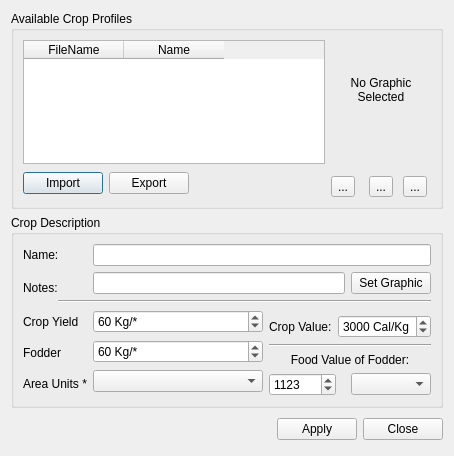
<ui version="4.0" >
 <class>LaCropManagerBase</class>
 <widget class="QDialog" name="LaCropManagerBase" >
  <property name="geometry" >
   <rect>
    <x>0</x>
    <y>0</y>
    <width>454</width>
    <height>456</height>
   </rect>
  </property>
  <property name="windowTitle" >
   <string>Crop Profile Manager</string>
  </property>
  <property name="windowIcon" >
   <iconset resource="../resources/resources.qrc" >
    <normaloff>:/la_icon_small.png</normaloff>:/la_icon_small.png</iconset>
  </property>
  <layout class="QGridLayout" name="gridLayout_2" >
   <item row="0" column="0" colspan="3" >
    <widget class="QGroupBox" name="grpProfiles" >
     <property name="title" >
      <string>Available Crop Profiles</string>
     </property>
     <layout class="QGridLayout" >
      <property name="margin" >
       <number>9</number>
      </property>
      <property name="spacing" >
       <number>6</number>
      </property>
      <item rowspan="2" row="0" column="3" >
       <layout class="QGridLayout" >
        <property name="margin" >
         <number>0</number>
        </property>
        <property name="spacing" >
         <number>6</number>
        </property>
        <item row="2" column="0" >
         <widget class="QToolButton" name="toolNew" >
          <property name="toolTip" >
           <string>&lt;html>&lt;head>&lt;meta name="qrichtext" content="1" />&lt;style type="text/css">
p, li { white-space: pre-wrap; }
&lt;/style>&lt;/head>&lt;body style=" font-family:'Sans Serif'; font-size:9pt; font-weight:400; font-style:normal; text-decoration:none;">
&lt;p style=" margin-top:0px; margin-bottom:0px; margin-left:0px; margin-right:0px; -qt-block-indent:0; text-indent:0px;">Define a new crop&lt;/p>&lt;/body>&lt;/html></string>
          </property>
          <property name="whatsThis" >
           <string>&lt;html>&lt;head>&lt;meta name="qrichtext" content="1" />&lt;style type="text/css">
p, li { white-space: pre-wrap; }
&lt;/style>&lt;/head>&lt;body style=" font-family:'Sans Serif'; font-size:9pt; font-weight:400; font-style:normal; text-decoration:none;">
&lt;p style=" margin-top:0px; margin-bottom:0px; margin-left:0px; margin-right:0px; -qt-block-indent:0; text-indent:0px;">If you simply change the name or settings and click apply in the Crop Manager, you are just editing the Crop currently selected. To create a new Crop, you must click on the New button.&lt;/p>&lt;/body>&lt;/html></string>
          </property>
          <property name="text" >
           <string>...</string>
          </property>
          <property name="icon" >
           <iconset resource="../resources/resources.qrc" >
            <normaloff>:/new.png</normaloff>:/new.png</iconset>
          </property>
         </widget>
        </item>
        <item row="2" column="2" >
         <widget class="QToolButton" name="toolDelete" >
          <property name="toolTip" >
           <string>&lt;html>&lt;head>&lt;meta name="qrichtext" content="1" />&lt;style type="text/css">
p, li { white-space: pre-wrap; }
&lt;/style>&lt;/head>&lt;body style=" font-family:'Sans Serif'; font-size:9pt; font-weight:400; font-style:normal; text-decoration:none;">
&lt;p style=" margin-top:0px; margin-bottom:0px; margin-left:0px; margin-right:0px; -qt-block-indent:0; text-indent:0px;">Delete the currently selected crop&lt;/p>&lt;/body>&lt;/html></string>
          </property>
          <property name="text" >
           <string>...</string>
          </property>
          <property name="icon" >
           <iconset resource="../resources/resources.qrc" >
            <normaloff>:/delete.png</normaloff>:/delete.png</iconset>
          </property>
         </widget>
        </item>
        <item row="2" column="1" >
         <widget class="QToolButton" name="toolCopy" >
          <property name="toolTip" >
           <string>&lt;html>&lt;head>&lt;meta name="qrichtext" content="1" />&lt;style type="text/css">
p, li { white-space: pre-wrap; }
&lt;/style>&lt;/head>&lt;body style=" font-family:'Sans Serif'; font-size:9pt; font-weight:400; font-style:normal; text-decoration:none;">
&lt;p style=" margin-top:0px; margin-bottom:0px; margin-left:0px; margin-right:0px; -qt-block-indent:0; text-indent:0px;">Clone the currently selected crop&lt;/p>&lt;/body>&lt;/html></string>
          </property>
          <property name="whatsThis" >
           <string>&lt;html>&lt;head>&lt;meta name="qrichtext" content="1" />&lt;style type="text/css">
p, li { white-space: pre-wrap; }
&lt;/style>&lt;/head>&lt;body style=" font-family:'Sans Serif'; font-size:9pt; font-weight:400; font-style:normal; text-decoration:none;">
&lt;p style=" margin-top:0px; margin-bottom:0px; margin-left:0px; margin-right:0px; -qt-block-indent:0; text-indent:0px;">If you want to create a new crop that is similar to one already defined, you can clone this crop to save time. All of the settings of the crop you are cloning are transferred to the new clone, but the name is changed to Clone of ... (whatever the name of the crop you are cloning was).&lt;/p>&lt;/body>&lt;/html></string>
          </property>
          <property name="text" >
           <string>...</string>
          </property>
          <property name="icon" >
           <iconset resource="../resources/resources.qrc" >
            <normaloff>:/copy.png</normaloff>:/copy.png</iconset>
          </property>
         </widget>
        </item>
        <item row="1" column="1" >
         <spacer>
          <property name="orientation" >
           <enum>Qt::Vertical</enum>
          </property>
          <property name="sizeHint" stdset="0" >
           <size>
            <width>20</width>
            <height>20</height>
           </size>
          </property>
         </spacer>
        </item>
        <item row="0" column="0" colspan="3" >
         <widget class="QLabel" name="lblCropPix" >
          <property name="sizePolicy" >
           <sizepolicy vsizetype="Fixed" hsizetype="Fixed" >
            <horstretch>0</horstretch>
            <verstretch>0</verstretch>
           </sizepolicy>
          </property>
          <property name="minimumSize" >
           <size>
            <width>100</width>
            <height>100</height>
           </size>
          </property>
          <property name="maximumSize" >
           <size>
            <width>100</width>
            <height>100</height>
           </size>
          </property>
          <property name="text" >
           <string>No Graphic
Selected</string>
          </property>
          <property name="alignment" >
           <set>Qt::AlignCenter</set>
          </property>
         </widget>
        </item>
       </layout>
      </item>
      <item row="0" column="0" colspan="3" >
       <widget class="QTableWidget" name="tblCrops" >
        <property name="sizePolicy" >
         <sizepolicy vsizetype="Expanding" hsizetype="Expanding" >
          <horstretch>0</horstretch>
          <verstretch>0</verstretch>
         </sizepolicy>
        </property>
        <property name="minimumSize" >
         <size>
          <width>0</width>
          <height>0</height>
         </size>
        </property>
        <property name="toolTip" >
         <string>&lt;html>&lt;head>&lt;meta name="qrichtext" content="1" />&lt;style type="text/css">
p, li { white-space: pre-wrap; }
&lt;/style>&lt;/head>&lt;body style=" font-family:'Sans Serif'; font-size:9pt; font-weight:400; font-style:normal; text-decoration:none;">
&lt;p style=" margin-top:0px; margin-bottom:0px; margin-left:0px; margin-right:0px; -qt-block-indent:0; text-indent:0px;">Select a crop here to see and/or edit it's properties below.&lt;/p>&lt;/body>&lt;/html></string>
        </property>
        <property name="whatsThis" >
         <string>&lt;html>&lt;head>&lt;meta name="qrichtext" content="1" />&lt;style type="text/css">
p, li { white-space: pre-wrap; }
&lt;/style>&lt;/head>&lt;body style=" font-family:'Sans Serif'; font-size:9pt; font-weight:400; font-style:normal; text-decoration:none;">
&lt;p style=" margin-top:0px; margin-bottom:0px; margin-left:0px; margin-right:0px; -qt-block-indent:0; text-indent:0px;">In order to enable Landuse Analyst to model any crop, several details must be entered to define specific varieties. Crop Manager asks for general information about the crop in this section. You might want to have more than one strain of the same variety, however, which is allowed.&lt;/p>
&lt;p style=" margin-top:12px; margin-bottom:12px; margin-left:0px; margin-right:0px; -qt-block-indent:0; text-indent:0px;">To define different strains of the same variety is quite easy. Let's say you want to have two kinds of wheat for example. The Name: field is Wheat for both, but in Notes: field, enter Hard Red for one, and Soft White for the other. Then adjust the other parameters as you wish. Even though the name is the same, the crop is saved uniquely.&lt;/p>&lt;/body>&lt;/html></string>
        </property>
        <property name="alternatingRowColors" >
         <bool>true</bool>
        </property>
        <property name="selectionMode" >
         <enum>QAbstractItemView::SingleSelection</enum>
        </property>
        <property name="selectionBehavior" >
         <enum>QAbstractItemView::SelectRows</enum>
        </property>
        <column>
         <property name="text" >
          <string>FileName</string>
         </property>
        </column>
        <column>
         <property name="text" >
          <string>Name</string>
         </property>
        </column>
       </widget>
      </item>
      <item row="1" column="0" >
       <widget class="QPushButton" name="pbnImport" >
        <property name="minimumSize" >
         <size>
          <width>80</width>
          <height>0</height>
         </size>
        </property>
        <property name="text" >
         <string>Import</string>
        </property>
       </widget>
      </item>
      <item row="1" column="1" >
       <widget class="QPushButton" name="pbnExport" >
        <property name="minimumSize" >
         <size>
          <width>80</width>
          <height>0</height>
         </size>
        </property>
        <property name="text" >
         <string>Export</string>
        </property>
       </widget>
      </item>
      <item row="1" column="2" >
       <spacer>
        <property name="orientation" >
         <enum>Qt::Horizontal</enum>
        </property>
        <property name="sizeHint" stdset="0" >
         <size>
          <width>111</width>
          <height>27</height>
         </size>
        </property>
       </spacer>
      </item>
     </layout>
    </widget>
   </item>
   <item row="1" column="0" colspan="3" >
    <widget class="QGroupBox" name="groupBoxPlantDescription" >
     <property name="whatsThis" >
      <string>&lt;html>&lt;head>&lt;meta name="qrichtext" content="1" />&lt;style type="text/css">
p, li { white-space: pre-wrap; }
&lt;/style>&lt;/head>&lt;body style=" font-family:'Sans Serif'; font-size:9pt; font-weight:400; font-style:normal; text-decoration:none;">
&lt;p style=" margin-top:0px; margin-bottom:0px; margin-left:0px; margin-right:0px; -qt-block-indent:0; text-indent:0px;">In order to enable Landuse Analyst to model any crop, several details must be entered to define specific varieties. Crop Manager asks for general information about the crop in this section. You might want to have more than one strain of the same variety, however, which is allowed.&lt;/p>
&lt;p style=" margin-top:12px; margin-bottom:12px; margin-left:0px; margin-right:0px; -qt-block-indent:0; text-indent:0px;">To define different strains of the same variety is quite easy. Let's say you want to have two kinds of wheat for example. The Name: field is Wheat for both, but in Notes: field, enter Hard Red for one, and Soft White for the other. Then adjust the other parameters as you wish. Even though the name is the same, the crop is saved uniquely.&lt;/p>&lt;/body>&lt;/html></string>
     </property>
     <property name="title" >
      <string>Crop Description</string>
     </property>
     <layout class="QGridLayout" name="gridLayout" >
      <item row="0" column="0" colspan="2" >
       <widget class="QLabel" name="label" >
        <property name="text" >
         <string>Name:</string>
        </property>
       </widget>
      </item>
      <item row="0" column="2" colspan="4" >
       <widget class="QLineEdit" name="leName" >
        <property name="whatsThis" >
         <string>&lt;html>&lt;head>&lt;meta name="qrichtext" content="1" />&lt;style type="text/css">
p, li { white-space: pre-wrap; }
&lt;/style>&lt;/head>&lt;body style=" font-family:'Sans Serif'; font-size:9pt; font-weight:400; font-style:normal; text-decoration:none;">
&lt;p style=" margin-top:0px; margin-bottom:0px; margin-left:0px; margin-right:0px; -qt-block-indent:0; text-indent:0px;">Enter the name of the crop you are defining in this field. You do not need a unique name. You can have, for example, 10 crops defined, all named "Wheat". Landuse Analyst uses a special method of saving the crops to eliminate the issue of duplicate filenames.&lt;/p>&lt;/body>&lt;/html></string>
        </property>
       </widget>
      </item>
      <item rowspan="2" row="1" column="0" colspan="2" >
       <widget class="QLabel" name="label_4" >
        <property name="text" >
         <string>Notes:</string>
        </property>
       </widget>
      </item>
      <item row="1" column="2" colspan="3" >
       <widget class="QLineEdit" name="leDescription" >
        <property name="whatsThis" >
         <string>&lt;html>&lt;head>&lt;meta name="qrichtext" content="1" />&lt;style type="text/css">
p, li { white-space: pre-wrap; }
&lt;/style>&lt;/head>&lt;body style=" font-family:'Sans Serif'; font-size:9pt; font-weight:400; font-style:normal; text-decoration:none;">
&lt;p style=" margin-top:0px; margin-bottom:0px; margin-left:0px; margin-right:0px; -qt-block-indent:0; text-indent:0px;">Because Landuse Analyst allows more than one type of crop to be defined, the Notes: field allows you to give a brief description of the the crop. For example, you may have two "Wheat" crops defined, and the Notes: fields could contain "Hard Red" and "Soft White" to distinguish between them.&lt;/p>&lt;/body>&lt;/html></string>
        </property>
       </widget>
      </item>
      <item row="1" column="5" >
       <widget class="QPushButton" name="pbnCropPic" >
        <property name="sizePolicy" >
         <sizepolicy vsizetype="Fixed" hsizetype="Fixed" >
          <horstretch>0</horstretch>
          <verstretch>0</verstretch>
         </sizepolicy>
        </property>
        <property name="text" >
         <string>Set Graphic</string>
        </property>
       </widget>
      </item>
      <item row="2" column="1" colspan="5" >
       <widget class="Line" name="line_2" >
        <property name="orientation" >
         <enum>Qt::Horizontal</enum>
        </property>
       </widget>
      </item>
      <item rowspan="5" row="3" column="0" colspan="2" >
       <layout class="QVBoxLayout" >
        <item>
         <widget class="QLabel" name="labelPlantDescription4" >
          <property name="sizePolicy" >
           <sizepolicy vsizetype="Preferred" hsizetype="Preferred" >
            <horstretch>0</horstretch>
            <verstretch>0</verstretch>
           </sizepolicy>
          </property>
          <property name="text" >
           <string>Crop Yield</string>
          </property>
          <property name="textFormat" >
           <enum>Qt::AutoText</enum>
          </property>
          <property name="wordWrap" >
           <bool>false</bool>
          </property>
         </widget>
        </item>
        <item>
         <widget class="QLabel" name="labelPlantDescription6" >
          <property name="sizePolicy" >
           <sizepolicy vsizetype="Preferred" hsizetype="Minimum" >
            <horstretch>0</horstretch>
            <verstretch>0</verstretch>
           </sizepolicy>
          </property>
          <property name="toolTip" >
           <string>&lt;html>&lt;head>&lt;meta name="qrichtext" content="1" />&lt;style type="text/css">
p, li { white-space: pre-wrap; }
&lt;/style>&lt;/head>&lt;body style=" font-family:'Sans Serif'; font-size:9pt; font-weight:400; font-style:normal; text-decoration:none;">
&lt;p style=" margin-top:0px; margin-bottom:0px; margin-left:0px; margin-right:0px; -qt-block-indent:0; text-indent:0px;">Fodder produced from Wheat&lt;/p>&lt;/body>&lt;/html></string>
          </property>
          <property name="whatsThis" >
           <string>&lt;html>&lt;head>&lt;meta name="qrichtext" content="1" />&lt;style type="text/css">
p, li { white-space: pre-wrap; }
&lt;/style>&lt;/head>&lt;body style=" font-family:'Sans Serif'; font-size:9pt; font-weight:400; font-style:normal; text-decoration:none;">
&lt;p style=" margin-top:0px; margin-bottom:0px; margin-left:0px; margin-right:0px; -qt-block-indent:0; text-indent:0px;">Fodder is the straw and chaff left after harvesting the grain.  Enter the number of Kilograms expected for this crop per (either) dunum or hectare&lt;/p>&lt;/body>&lt;/html></string>
          </property>
          <property name="text" >
           <string>Fodder</string>
          </property>
          <property name="textFormat" >
           <enum>Qt::AutoText</enum>
          </property>
          <property name="wordWrap" >
           <bool>false</bool>
          </property>
         </widget>
        </item>
        <item>
         <widget class="QLabel" name="label_3" >
          <property name="text" >
           <string>Area Units *</string>
          </property>
         </widget>
        </item>
       </layout>
      </item>
      <item rowspan="5" row="3" column="2" >
       <layout class="QVBoxLayout" >
        <item>
         <widget class="QSpinBox" name="sbCropYield" >
          <property name="sizePolicy" >
           <sizepolicy vsizetype="Fixed" hsizetype="Expanding" >
            <horstretch>0</horstretch>
            <verstretch>0</verstretch>
           </sizepolicy>
          </property>
          <property name="toolTip" >
           <string>&lt;html>&lt;head>&lt;meta name="qrichtext" content="1" />&lt;style type="text/css">
p, li { white-space: pre-wrap; }
&lt;/style>&lt;/head>&lt;body style=" font-family:'Sans Serif'; font-size:9pt; font-weight:400; font-style:normal; text-decoration:none;">
&lt;p style=" margin-top:0px; margin-bottom:0px; margin-left:0px; margin-right:0px; -qt-block-indent:0; text-indent:0px;">Yield of Crop&lt;/p>&lt;/body>&lt;/html></string>
          </property>
          <property name="whatsThis" >
           <string>&lt;html>&lt;head>&lt;meta name="qrichtext" content="1" />&lt;style type="text/css">
p, li { white-space: pre-wrap; }
&lt;/style>&lt;/head>&lt;body style=" font-family:'Sans Serif'; font-size:9pt; font-weight:400; font-style:normal; text-decoration:none;">
&lt;p style=" margin-top:0px; margin-bottom:0px; margin-left:0px; margin-right:0px; -qt-block-indent:0; text-indent:0px;">Here you must enter what you think the average yield for the crop would have been. This is a measure of Kg produced per the given area of sown land.&lt;/p>&lt;/body>&lt;/html></string>
          </property>
          <property name="suffix" >
           <string> Kg/*</string>
          </property>
          <property name="maximum" >
           <number>400</number>
          </property>
          <property name="value" >
           <number>60</number>
          </property>
         </widget>
        </item>
        <item>
         <widget class="QSpinBox" name="sbCropFodderProduction" >
          <property name="sizePolicy" >
           <sizepolicy vsizetype="Fixed" hsizetype="Expanding" >
            <horstretch>0</horstretch>
            <verstretch>0</verstretch>
           </sizepolicy>
          </property>
          <property name="toolTip" >
           <string>&lt;html>&lt;head>&lt;meta name="qrichtext" content="1" />&lt;style type="text/css">
p, li { white-space: pre-wrap; }
&lt;/style>&lt;/head>&lt;body style=" font-family:'Sans Serif'; font-size:9pt; font-weight:400; font-style:normal; text-decoration:none;">
&lt;p style=" margin-top:0px; margin-bottom:0px; margin-left:0px; margin-right:0px; -qt-block-indent:0; text-indent:0px;">Fodder produced from Wheat&lt;/p>&lt;/body>&lt;/html></string>
          </property>
          <property name="whatsThis" >
           <string>&lt;html>&lt;head>&lt;meta name="qrichtext" content="1" />&lt;style type="text/css">
p, li { white-space: pre-wrap; }
&lt;/style>&lt;/head>&lt;body style=" font-family:'Sans Serif'; font-size:9pt; font-weight:400; font-style:normal; text-decoration:none;">
&lt;p style=" margin-top:0px; margin-bottom:0px; margin-left:0px; margin-right:0px; -qt-block-indent:0; text-indent:0px;">The Fodder Yield is how many Kg of Straw and Chaff (per area unit) that is &lt;span style=" font-weight:600;">made available to animals for feed&lt;/span>.&lt;/p>
&lt;p style="-qt-paragraph-type:empty; margin-top:0px; margin-bottom:0px; margin-left:0px; margin-right:0px; -qt-block-indent:0; text-indent:0px;">&lt;/p>
&lt;p style=" margin-top:0px; margin-bottom:0px; margin-left:0px; margin-right:0px; -qt-block-indent:0; text-indent:0px;">Fodder is the straw and chaff left after harvesting the grain.  Enter the number of Kilograms expected to be produced from this crop per (either) dunum or hectare.  &lt;span style=" font-weight:600; color:#0000ff;">Note that this fodder amount is solely for consumption by animals.&lt;/span>  If straw or chaff is being used for other purposes, it must be taken out of the total expected fodder level.&lt;/p>&lt;/body>&lt;/html></string>
          </property>
          <property name="suffix" >
           <string> Kg/*</string>
          </property>
          <property name="maximum" >
           <number>400</number>
          </property>
          <property name="value" >
           <number>60</number>
          </property>
         </widget>
        </item>
        <item>
         <widget class="QComboBox" name="cbAreaUnits" >
          <property name="sizePolicy" >
           <sizepolicy vsizetype="Fixed" hsizetype="Preferred" >
            <horstretch>0</horstretch>
            <verstretch>0</verstretch>
           </sizepolicy>
          </property>
          <property name="toolTip" >
           <string>&lt;html>&lt;head>&lt;meta name="qrichtext" content="1" />&lt;style type="text/css">
p, li { white-space: pre-wrap; }
&lt;/style>&lt;/head>&lt;body style=" font-family:'Sans Serif'; font-size:9pt; font-weight:400; font-style:normal; text-decoration:none;">
&lt;p style=" margin-top:0px; margin-bottom:0px; margin-left:0px; margin-right:0px; -qt-block-indent:0; text-indent:0px;">1 dunum = 1000 square meters&lt;/p>
&lt;p style=" margin-top:0px; margin-bottom:0px; margin-left:0px; margin-right:0px; -qt-block-indent:0; text-indent:0px;">1 hectare = 10,000 square meters&lt;/p>&lt;/body>&lt;/html></string>
          </property>
          <property name="whatsThis" >
           <string>&lt;html>&lt;head>&lt;meta name="qrichtext" content="1" />&lt;style type="text/css">
p, li { white-space: pre-wrap; }
&lt;/style>&lt;/head>&lt;body style=" font-family:'Sans Serif'; font-size:9pt; font-weight:400; font-style:normal; text-decoration:none;">
&lt;p style=" margin-top:0px; margin-bottom:0px; margin-left:0px; margin-right:0px; -qt-block-indent:0; text-indent:0px;">Select either Dunums or Hectares. This option is merely for convenience, to accomodate data that is available based on the two different units. (Basically I just got sick of having to convert between the two all the time! :P)&lt;/p>&lt;/body>&lt;/html></string>
          </property>
         </widget>
        </item>
       </layout>
      </item>
      <item row="4" column="3" >
       <widget class="QLabel" name="label_2" >
        <property name="text" >
         <string>Crop Value:</string>
        </property>
       </widget>
      </item>
      <item row="4" column="4" colspan="2" >
       <widget class="QSpinBox" name="sbCropCalories" >
        <property name="sizePolicy" >
         <sizepolicy vsizetype="Fixed" hsizetype="Fixed" >
          <horstretch>0</horstretch>
          <verstretch>0</verstretch>
         </sizepolicy>
        </property>
        <property name="toolTip" >
         <string>&lt;html>&lt;head>&lt;meta name="qrichtext" content="1" />&lt;style type="text/css">
p, li { white-space: pre-wrap; }
&lt;/style>&lt;/head>&lt;body style=" font-family:'Sans Serif'; font-size:9pt; font-weight:400; font-style:normal; text-decoration:none;">
&lt;p style=" margin-top:0px; margin-bottom:0px; margin-left:0px; margin-right:0px; -qt-block-indent:0; text-indent:0px;">The number of calories in 1 Kg of that part of the crop which is eaten (ie. the grain or fruit). &lt;/p>&lt;/body>&lt;/html></string>
        </property>
        <property name="whatsThis" >
         <string>&lt;html>&lt;head>&lt;meta name="qrichtext" content="1" />&lt;style type="text/css">
p, li { white-space: pre-wrap; }
&lt;/style>&lt;/head>&lt;body style=" font-family:'Sans Serif'; font-size:9pt; font-weight:400; font-style:normal; text-decoration:none;">
&lt;p style="-qt-paragraph-type:empty; margin-top:0px; margin-bottom:0px; margin-left:0px; margin-right:0px; -qt-block-indent:0; text-indent:0px;">&lt;/p>&lt;/body>&lt;/html></string>
        </property>
        <property name="suffix" >
         <string> Cal/Kg</string>
        </property>
        <property name="minimum" >
         <number>1</number>
        </property>
        <property name="maximum" >
         <number>5000</number>
        </property>
        <property name="value" >
         <number>3000</number>
        </property>
       </widget>
      </item>
      <item row="5" column="3" colspan="3" >
       <widget class="Line" name="line" >
        <property name="orientation" >
         <enum>Qt::Horizontal</enum>
        </property>
       </widget>
      </item>
      <item row="6" column="3" colspan="3" >
       <widget class="QLabel" name="label_5" >
        <property name="text" >
         <string>Food Value of Fodder:</string>
        </property>
        <property name="alignment" >
         <set>Qt::AlignCenter</set>
        </property>
       </widget>
      </item>
      <item row="7" column="3" colspan="2" >
       <widget class="QSpinBox" name="sbCropFodderValue" >
        <property name="sizePolicy" >
         <sizepolicy vsizetype="Fixed" hsizetype="Fixed" >
          <horstretch>0</horstretch>
          <verstretch>0</verstretch>
         </sizepolicy>
        </property>
        <property name="toolTip" >
         <string>&lt;html>&lt;head>&lt;meta name="qrichtext" content="1" />&lt;style type="text/css">
p, li { white-space: pre-wrap; }
&lt;/style>&lt;/head>&lt;body style=" font-family:'Sans Serif'; font-size:9pt; font-weight:400; font-style:normal; text-decoration:none;">
&lt;p style=" margin-top:0px; margin-bottom:0px; margin-left:0px; margin-right:0px; -qt-block-indent:0; text-indent:0px;">Calories per kilogram of fodder&lt;/p>&lt;/body>&lt;/html></string>
        </property>
        <property name="whatsThis" >
         <string>&lt;html>&lt;head>&lt;meta name="qrichtext" content="1" />&lt;style type="text/css">
p, li { white-space: pre-wrap; }
&lt;/style>&lt;/head>&lt;body style=" font-family:'Sans Serif'; font-size:9pt; font-weight:400; font-style:normal; text-decoration:none;">
&lt;p style=" margin-top:0px; margin-bottom:0px; margin-left:0px; margin-right:0px; -qt-block-indent:0; text-indent:0px;">Food value of fodder when used as feed for domestic animals.  This is measured in calories per kilogram.&lt;/p>&lt;/body>&lt;/html></string>
        </property>
        <property name="suffix" >
         <string/>
        </property>
        <property name="minimum" >
         <number>1</number>
        </property>
        <property name="maximum" >
         <number>500000</number>
        </property>
        <property name="singleStep" >
         <number>1</number>
        </property>
        <property name="value" >
         <number>1123</number>
        </property>
       </widget>
      </item>
      <item row="7" column="5" >
       <widget class="QComboBox" name="cbFodderEnergyType" />
      </item>
     </layout>
     <zorder>label</zorder>
     <zorder>leName</zorder>
     <zorder>label_4</zorder>
     <zorder>leDescription</zorder>
     <zorder>pbnCropPic</zorder>
     <zorder>line_2</zorder>
     <zorder>line</zorder>
     <zorder>sbCropFodderValue</zorder>
     <zorder>cbFodderEnergyType</zorder>
    </widget>
   </item>
   <item row="2" column="0" >
    <spacer>
     <property name="orientation" >
      <enum>Qt::Horizontal</enum>
     </property>
     <property name="sizeHint" stdset="0" >
      <size>
       <width>31</width>
       <height>31</height>
      </size>
     </property>
    </spacer>
   </item>
   <item row="2" column="1" >
    <widget class="QPushButton" name="pbnApply" >
     <property name="toolTip" >
      <string>&lt;html>&lt;head>&lt;meta name="qrichtext" content="1" />&lt;style type="text/css">
p, li { white-space: pre-wrap; }
&lt;/style>&lt;/head>&lt;body style=" font-family:'Sans Serif'; font-size:9pt; font-weight:400; font-style:normal; text-decoration:none;">
&lt;p style=" margin-top:0px; margin-bottom:0px; margin-left:0px; margin-right:0px; -qt-block-indent:0; text-indent:0px;">Saves all settings&lt;/p>&lt;/body>&lt;/html></string>
     </property>
     <property name="whatsThis" >
      <string>&lt;html>&lt;head>&lt;meta name="qrichtext" content="1" />&lt;style type="text/css">
p, li { white-space: pre-wrap; }
&lt;/style>&lt;/head>&lt;body style=" font-family:'Sans Serif'; font-size:9pt; font-weight:400; font-style:normal; text-decoration:none;">
&lt;p style=" margin-top:0px; margin-bottom:0px; margin-left:0px; margin-right:0px; -qt-block-indent:0; text-indent:0px;">After completing all fields to define a crop, you &lt;span style=" font-weight:600;">MUST&lt;/span> click the Apply button to save it. The name does not have to be unique, as Landuse Analyst has a special way of saving crops to allow for duplicate crop names. It is helpful, however, to utilize the Notes field to distinguish between same-named crop definitions.&lt;/p>&lt;/body>&lt;/html></string>
     </property>
     <property name="text" >
      <string>Apply</string>
     </property>
     <property name="checkable" >
      <bool>false</bool>
     </property>
     <property name="flat" >
      <bool>false</bool>
     </property>
    </widget>
   </item>
   <item row="2" column="2" >
    <widget class="QPushButton" name="pbnClose" >
     <property name="sizePolicy" >
      <sizepolicy vsizetype="Fixed" hsizetype="Minimum" >
       <horstretch>0</horstretch>
       <verstretch>0</verstretch>
      </sizepolicy>
     </property>
     <property name="toolTip" >
      <string>&lt;html>&lt;head>&lt;meta name="qrichtext" content="1" />&lt;style type="text/css">
p, li { white-space: pre-wrap; }
&lt;/style>&lt;/head>&lt;body style=" font-family:'Sans Serif'; font-size:9pt; font-weight:400; font-style:normal; text-decoration:none;">
&lt;p style=" margin-top:0px; margin-bottom:0px; margin-left:0px; margin-right:0px; -qt-block-indent:0; text-indent:0px;">&lt;span style=" font-weight:600; font-style:italic; color:#0000ff;">Have you applied your changes?&lt;/span>&lt;/p>&lt;/body>&lt;/html></string>
     </property>
     <property name="text" >
      <string>Close</string>
     </property>
    </widget>
   </item>
  </layout>
 </widget>
 <tabstops>
  <tabstop>tblCrops</tabstop>
  <tabstop>pbnImport</tabstop>
  <tabstop>pbnExport</tabstop>
  <tabstop>toolNew</tabstop>
  <tabstop>toolCopy</tabstop>
  <tabstop>toolDelete</tabstop>
  <tabstop>leName</tabstop>
  <tabstop>leDescription</tabstop>
  <tabstop>sbCropYield</tabstop>
  <tabstop>sbCropCalories</tabstop>
  <tabstop>sbCropFodderProduction</tabstop>
  <tabstop>sbCropFodderValue</tabstop>
  <tabstop>cbAreaUnits</tabstop>
  <tabstop>pbnApply</tabstop>
  <tabstop>pbnClose</tabstop>
 </tabstops>
 <resources/>
 <connections>
  <connection>
   <sender>pbnClose</sender>
   <signal>clicked()</signal>
   <receiver>LaCropManagerBase</receiver>
   <slot>reject()</slot>
   <hints>
    <hint type="sourcelabel" >
     <x>500</x>
     <y>459</y>
    </hint>
    <hint type="destinationlabel" >
     <x>164</x>
     <y>476</y>
    </hint>
   </hints>
  </connection>
 </connections>
</ui>
